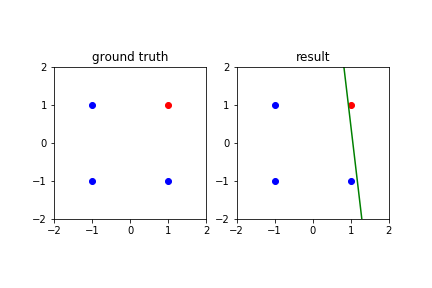

This chart was generated by the following Python code:
import numpy as np
import matplotlib.pyplot as plt

def predict(w, x):
    return np.dot(w, x)

def activation_function(x):
    if x > 0:
        return 1
    else:
        return -1

# datasets
data = np.array([[1, 1, 1], [1, -1, 1], [-1, 1, 1], [-1, -1, 1]])
label = np.array([1, -1, -1, -1])

# 正解データのグラフ描画
ax = plt.subplot(1, 2, 1)
plt.xlim(-2, 2)
plt.ylim(-2, 2)
plt.gca().set_aspect("equal", adjustable="box")
plt.title("ground truth")

for i in range(len(data)):
    if label[i] == 1:
        plt.plot(data[i][0], data[i][1], "ro")
    else:
        plt.plot(data[i][0], data[i][1], "bo")


# 初期化
w = np.array(np.random.normal(loc=0.0, scale=1.0, size=3))

epochs = 100
learning_rate = 0.1
for e in range(epochs):
    for i in range(len(data)):
        plabel = activation_function(predict(w, data[i]))
        if plabel != label[i]:
            w += learning_rate * data[i] * label[i]

# 予測
ax = plt.subplot(1, 2, 2)
plt.xlim(-2, 2)
plt.ylim(-2, 2)
plt.gca().set_aspect("equal", adjustable="box")
plt.title("result")

for i in range(len(data)):
    plabel = activation_function(predict(w, data[i]))
    
    if plabel == 1:
        plt.plot(data[i][0], data[i][1], "ro")
    else:
        plt.plot(data[i][0], data[i][1], "bo")

x = np.arange(-2, 2, 0.1)
y = (-1) / w[1] * (w[0] * x + w[2])
plt.plot(x, y, "g")

plt.savefig("LinearDiscriminantFunction")
    